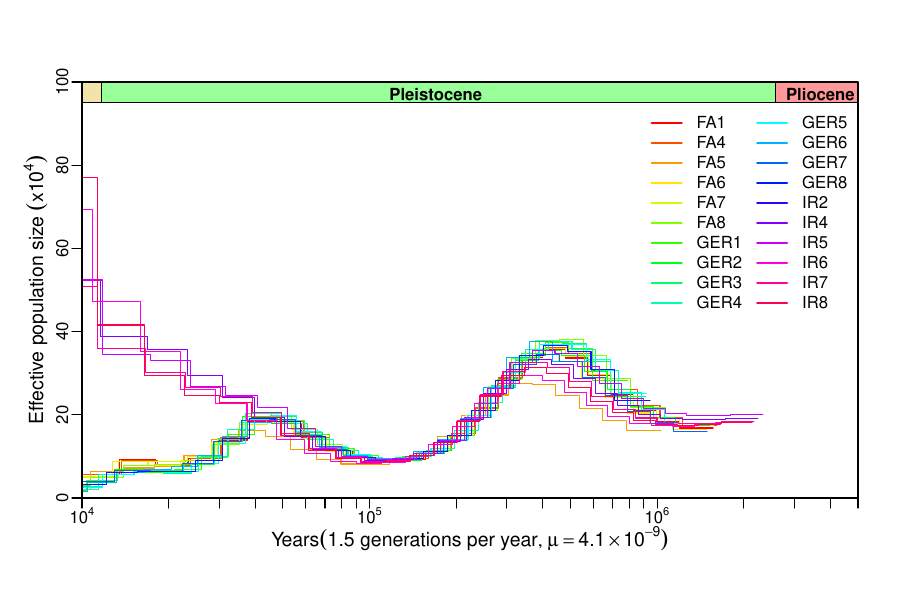

Source code (R):
rm(list=ls())
options(stringsAsFactors = F)

pdf(file = 'DOM.pdf',height = 6,width = 9)
#########AF
AFNAME=list.files(pattern = 'GER',path = './source')
AF=read.table(paste0('./source/',AFNAME[1]),header = F,stringsAsFactors = F)[,1:2]
colnames(AF)=c('year','population')


plot(AF$year/10000,AF$population,xlim=c(1,500),ylim=c(0,100),
     log="x",type="n",lwd="3",xlab="",ylab="",axes=F,cex.main=1.75,
     xaxs = "i", yaxs ="i")

axis(1,at=c(1:9,seq(10,100,10),200,300,400,500),
     labels =c(expression(10^4),rep('',8),
               expression(10^5),rep('',8),expression(10^6),rep('',4)),cex.axis=1,mgp=c(0,0.5,0))
axis(2,at=seq(0,100,20),labels =seq(0,100,20),cex.axis=1,mgp=c(0,0.5,0))



###############FA
FANAME=list.files(pattern = 'FA',path = './source')
FA=list()

for (i in 1:length(FANAME)) {
  FA[[i]]=read.table(paste0('./source/',FANAME[i]),header = F,stringsAsFactors = F)[,1:2]
  colnames(FA[[i]])=c('year','population')
  FA[[i]]$year=FA[[i]]$year/1.5
}
Col=rainbow(20)
for (i in 1:length(FANAME)) {
  lines(FA[[i]]$year/10000,FA[[i]]$population,
        type="s",lwd=1,col=Col[i])
}


######GER
GERNAME=list.files(pattern = 'GER',path = './source')
GERNAME=GERNAME[-c(2,3,11)]
GER=list()

for (i in 1:length(GERNAME)) {
  GER[[i]]=read.table(paste0('./source/',GERNAME[i]),header = F,stringsAsFactors = F)[,1:2]
  colnames(GER[[i]])=c('year','population')
  GER[[i]]$year=GER[[i]]$year/1.5
}
for (i in 1:length(GERNAME)) {
  lines(GER[[i]]$year/10000,GER[[i]]$population,
        type="s",lwd=1,col=Col[i+6])
}

##########IR
IRNAME=list.files(pattern = 'IR',path = './source')
IR=list()

for (i in 2:length(IRNAME)) {
  IR[[i]]=read.table(paste0('./source/',IRNAME[i]),header = F,stringsAsFactors = F)[,1:2]
  colnames(IR[[i]])=c('year','population')
  IR[[i]]$year=IR[[i]]$year/1.5
}
for (i in 1:length(IRNAME)) {
  lines(IR[[i]]$year/10000,IR[[i]]$population,
        type="s",lwd=1,col=Col[i+14])
}


rect(0.1,95,1.17,100, col=scales::alpha('#deb92b', 0.4))#,border="transparent"
rect(1.17,95,258.8,100, col=scales::alpha('green', 0.4))
rect(258.8,95,500,100, col=scales::alpha('red', 0.4))

text(0.35,97,labels='Holocene',cex=1,font=2)
text(17,97,labels='Pleistocene',cex=1,font=2)
text(370,97,labels='Pliocene',cex=1,font=2)


mtext(expression(Years("1.5 generations per year", mu==4.1%*%10^-9 )), 
      side = 1,line = 1.5,las = 1, col = "black",cex=1.2,padj =0.3)
mtext(expression("Effective population size "(x10^4 )), 
      side = 2,line = 1.5,las =0, col = "black",cex=1.2)

legend(85,95,legend=gsub('.txt','',c(FANAME,GERNAME,IRNAME)),col = Col,
       lty=1,lwd=2,bty='n',cex=1,ncol = 2)


box()
dev.off()